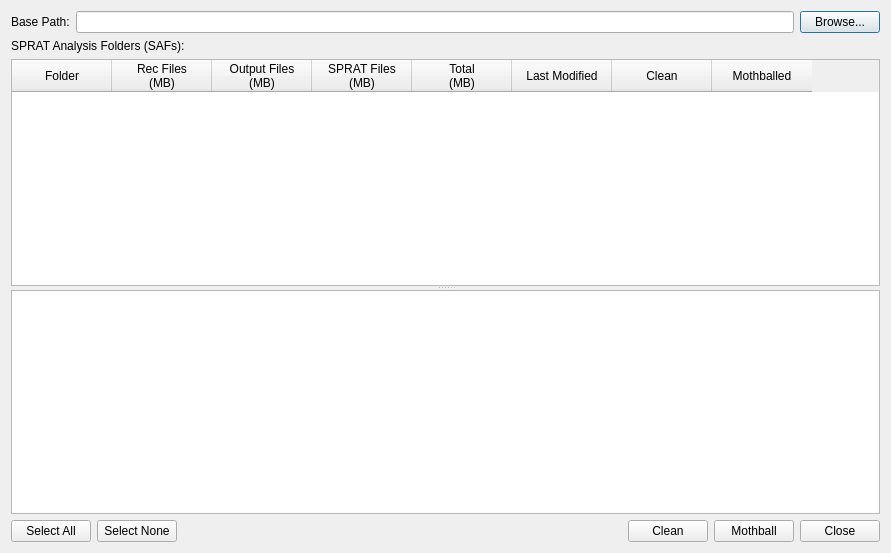
<?xml version="1.0" encoding="UTF-8"?>
<ui version="4.0">
 <class>saf_maint_dialog</class>
 <widget class="QDialog" name="saf_maint_dialog">
  <property name="geometry">
   <rect>
    <x>0</x>
    <y>0</y>
    <width>891</width>
    <height>553</height>
   </rect>
  </property>
  <property name="windowTitle">
   <string>SAF Maintenance</string>
  </property>
  <layout class="QVBoxLayout" name="verticalLayout_3">
   <item>
    <layout class="QGridLayout" name="gridLayout">
     <item row="0" column="1">
      <widget class="QLineEdit" name="base_path_lineEdit"/>
     </item>
     <item row="0" column="0">
      <widget class="QLabel" name="label_2">
       <property name="text">
        <string>Base Path:</string>
       </property>
      </widget>
     </item>
     <item row="0" column="2">
      <widget class="QPushButton" name="browse_pushButton">
       <property name="text">
        <string>Browse...</string>
       </property>
      </widget>
     </item>
    </layout>
   </item>
   <item>
    <widget class="QSplitter" name="splitter">
     <property name="orientation">
      <enum>Qt::Vertical</enum>
     </property>
     <widget class="QWidget" name="horizontalLayoutWidget_2">
      <layout class="QHBoxLayout" name="horizontalLayout_2">
       <item>
        <layout class="QVBoxLayout" name="verticalLayout">
         <item>
          <widget class="QLabel" name="label">
           <property name="text">
            <string>SPRAT Analysis Folders (SAFs):</string>
           </property>
          </widget>
         </item>
         <item>
          <widget class="QTableWidget" name="tableWidget">
           <property name="editTriggers">
            <set>QAbstractItemView::NoEditTriggers</set>
           </property>
           <property name="alternatingRowColors">
            <bool>true</bool>
           </property>
           <property name="selectionBehavior">
            <enum>QAbstractItemView::SelectRows</enum>
           </property>
           <property name="sortingEnabled">
            <bool>true</bool>
           </property>
           <column>
            <property name="text">
             <string>Folder</string>
            </property>
           </column>
           <column>
            <property name="text">
             <string>Rec Files
(MB)</string>
            </property>
           </column>
           <column>
            <property name="text">
             <string>Output Files
(MB)</string>
            </property>
           </column>
           <column>
            <property name="text">
             <string>SPRAT Files
(MB)</string>
            </property>
           </column>
           <column>
            <property name="text">
             <string>Total
(MB)</string>
            </property>
           </column>
           <column>
            <property name="text">
             <string>Last Modified</string>
            </property>
           </column>
           <column>
            <property name="text">
             <string>Clean</string>
            </property>
           </column>
           <column>
            <property name="text">
             <string>Mothballed</string>
            </property>
           </column>
          </widget>
         </item>
        </layout>
       </item>
      </layout>
     </widget>
     <widget class="QTextEdit" name="textEdit">
      <property name="readOnly">
       <bool>true</bool>
      </property>
     </widget>
    </widget>
   </item>
   <item>
    <layout class="QHBoxLayout" name="horizontalLayout">
     <item>
      <widget class="QPushButton" name="sel_all_pushButton">
       <property name="text">
        <string>Select All</string>
       </property>
      </widget>
     </item>
     <item>
      <widget class="QPushButton" name="sel_none_pushButton">
       <property name="text">
        <string>Select None</string>
       </property>
      </widget>
     </item>
     <item>
      <spacer name="horizontalSpacer">
       <property name="orientation">
        <enum>Qt::Horizontal</enum>
       </property>
       <property name="sizeHint" stdset="0">
        <size>
         <width>40</width>
         <height>20</height>
        </size>
       </property>
      </spacer>
     </item>
     <item>
      <widget class="QPushButton" name="clean_pushButton">
       <property name="text">
        <string>Clean</string>
       </property>
      </widget>
     </item>
     <item>
      <widget class="QPushButton" name="mothball_pushButton">
       <property name="text">
        <string>Mothball</string>
       </property>
      </widget>
     </item>
     <item>
      <widget class="QPushButton" name="close_pushButton">
       <property name="text">
        <string>Close</string>
       </property>
      </widget>
     </item>
    </layout>
   </item>
  </layout>
 </widget>
 <resources/>
 <connections/>
</ui>
